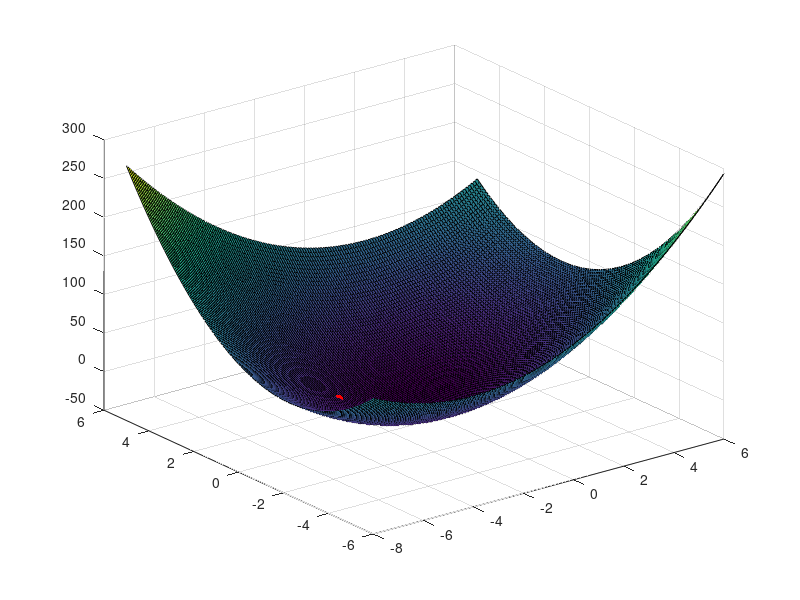
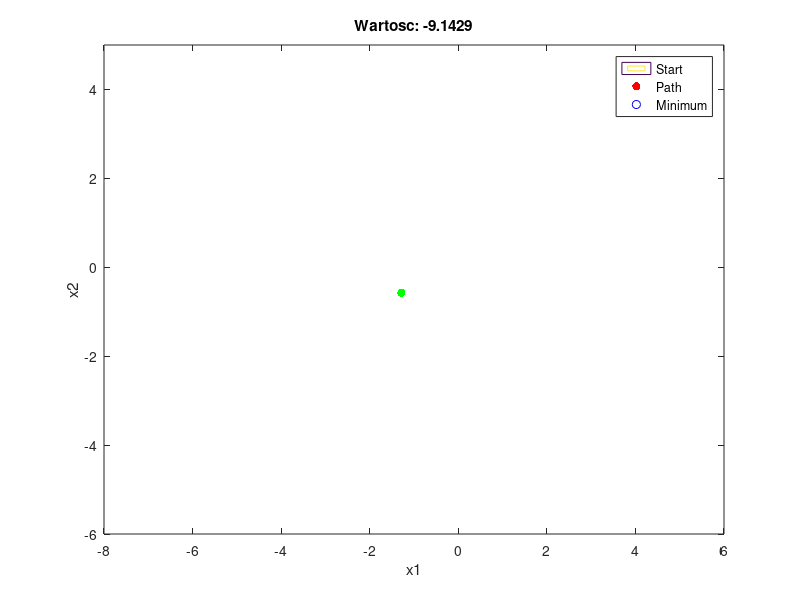

The MATLAB source for these figures, in order:
clc
clear
clear all

tic

f = @(x1, x2) 2*x1.^2 + 4*x2.^2 - 2*x1.*x2 + 4*x1 + 2*x2 - 6;

x1Range = [-8, 6];
x2Range = [-6, 5];

xStart = [-4, 0];

disp(['Zakres x1: ', num2str(x1Range)]);
disp(['Zakres x2: ', num2str(x2Range)]);
disp(['Punkt startowy: [', num2str(xStart(1)), ', ', num2str(xStart(2)), ']']);

a = 1; 
aDecay = 0.9; 
aIncrease = 1.1; 

ftol = 0.01;
maxIterations = 1000;

xMin = xStart;
iter = 0;
prevFuncValue = f(xStart(1), xStart(2));  

figure;
[X1, X2] = meshgrid(x1Range(1):0.1:x1Range(2), x2Range(1):0.1:x2Range(2));
Z = f(X1, X2);
surf(X1, X2, Z);
hold on;
scatter3(xStart(1), xStart(2), f(xStart(1), xStart(2)), 'r', 'filled');

figure;
contour(X1, X2, Z, 50);
hold on;
scatter(xStart(1), xStart(2), 'r', 'filled', 'DisplayName', 'start');

while true
    gradient = [4*xMin(1) - 2*xMin(2) + 4; 8*xMin(2) - 2*xMin(1) + 2];

    krokNormalizacji = gradient / norm(gradient);
    antyGradient = xMin - a * krokNormalizacji';

    funcValue = f(antyGradient(1), antyGradient(2));
    if funcValue < prevFuncValue
        prevFuncValue = funcValue;
        xMin = antyGradient;
        a = a * aIncrease;  % zwieksz alfa
    else
        a = a * aDecay;  % zmniejsz alfa
    end

    scatter(xMin(1), xMin(2), 'b');

    if norm(gradient) < ftol || iter >= maxIterations
        break;
    end

    iter = iter + 1;
end

scatter(xMin(1), xMin(2), 'g', 'filled', 'DisplayName', 'end');
scatter3(xMin(1), xMin(2), f(xMin(1), xMin(2)), 'g', 'filled', 'DisplayName', 'End');

title(['Wartosc: ' num2str(prevFuncValue)]);
xlabel('x1');
ylabel('x2');
zlabel('f(x1, x2)');
legend('Start', 'Path', 'Minimum');

czas = toc;

disp(['Punkt minimum: [', num2str(xMin(1)), ', ', num2str(xMin(2)), ']']);
disp(['f(Pmin): ', num2str(prevFuncValue)]);
disp(['Liczba iteracji: ', num2str(iter)]);
disp(['Czas wykonania: ', num2str(czas), ' sekund']);
